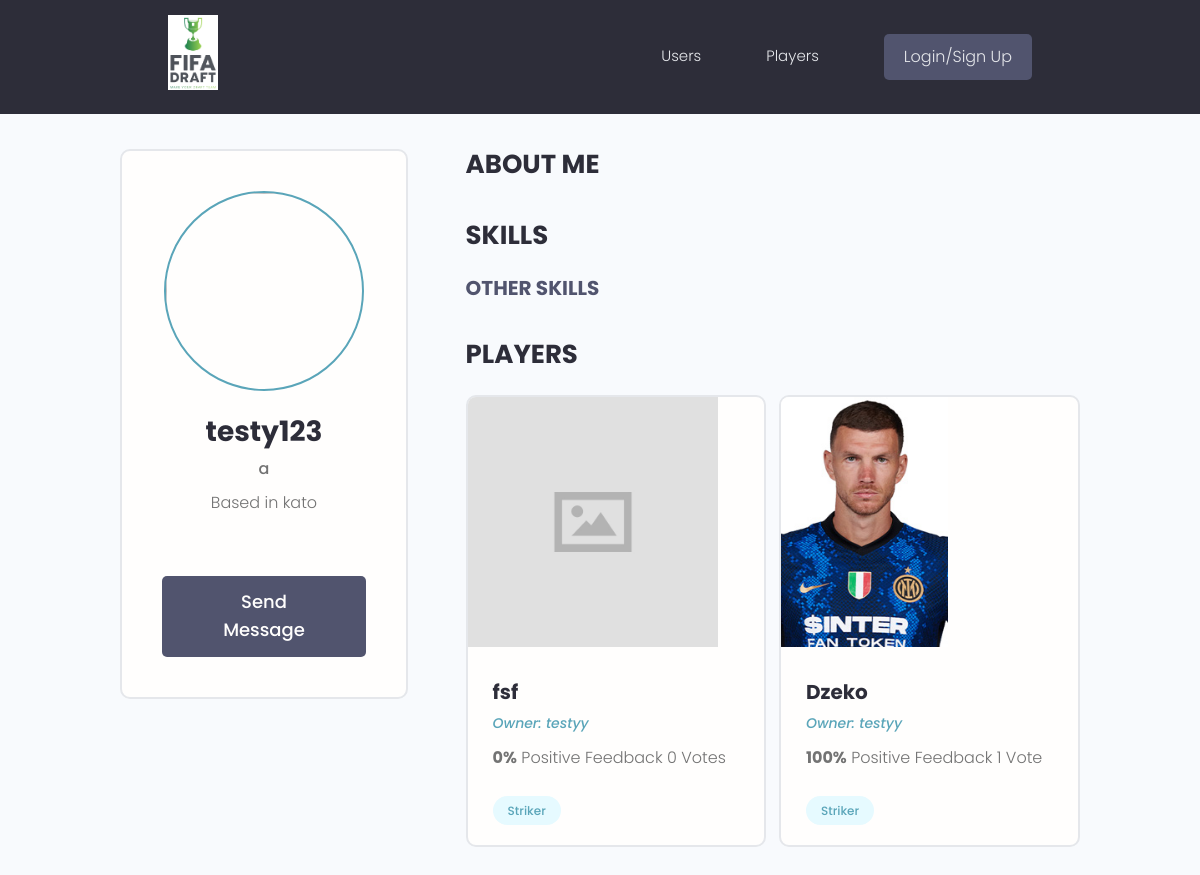
Page /profile/c0fe042e-537c-4bff-9284-4346020d1be1/ on the earlier database version.
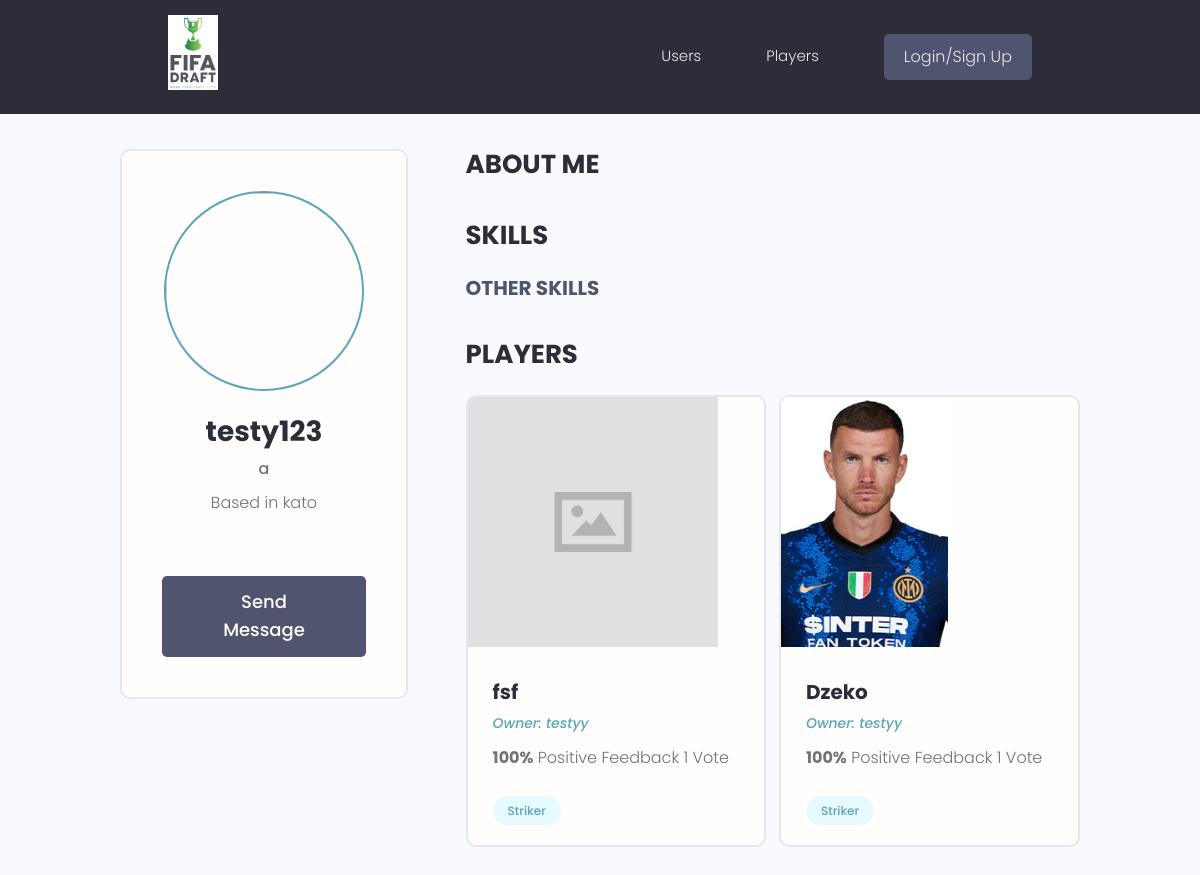
Same page on the later database version.
### first_project/models.py (models this page shows, shortened)
class Player(models.Model):
    owner = models.ForeignKey(Profile, null=True, blank=True, on_delete=models.CASCADE)
    title = models.CharField(max_length=200)
    description = models.TextField(null=True, blank=True)
    featured_image = models.ImageField(null=True, blank=True, default="default.jpg")
    demo_link = models.CharField(max_length=2000, null=True, blank=True)
    source_link = models.CharField(max_length=2000, null=True, blank=True)
    tags = models.ManyToManyField("Tag", blank=True)
    vote_total = models.IntegerField(default=0, null=True, blank=True)
    vote_ratio = models.IntegerField(default=0, null=True, blank=True)
    created = models.DateTimeField(auto_now_add=True)
    id = models.UUIDField(
        default=uuid.uuid4, unique=True, primary_key=True, editable=False
    )
    class Meta:
        ordering = ["-created"]
    @property
    def image_url(self):
        try:
            url = self.featured_image.url
        except:
            url = "https://grzesczes-bucket.s3.amazonaws.com/default.jpg"
        return url

### users/models.py (models this page shows, shortened)
class Profile(models.Model):
    user = models.OneToOneField(User, on_delete=models.CASCADE, null=True, blank=True)
    name = models.CharField(max_length=100, blank=True, null=True)
    username = models.CharField(max_length=100, blank=True, null=True)
    location = models.CharField(max_length=100, blank=True, null=True)
    email = models.EmailField(max_length=100, blank=True, null=True)
    short_intro = models.CharField(max_length=250, blank=True, null=True)
    bio = models.TextField(blank=True, null=True)
    profile_image = models.ImageField(
        null=True,
        blank=True,
        upload_to="profile_images/",
        default="profile_images/user-default.png",
    )
    social_github = models.CharField(max_length=200, blank=True, null=True)
    social_twitter = models.CharField(max_length=200, blank=True, null=True)
    social_linkedin = models.CharField(max_length=200, blank=True, null=True)
    social_youtube = models.CharField(max_length=200, blank=True, null=True)
    social_website = models.CharField(max_length=200, blank=True, null=True)
    created = models.DateTimeField(auto_now_add=True)
    id = models.UUIDField(
        default=uuid.uuid4, unique=True, primary_key=True, editable=False
    )
    @property
    def image_url(self):
        try:
            url = self.profile_image.url
        except:
            url = "https://grzesczes-bucket.s3.amazonaws.com/profile_images/user-default.png"
        return url

### users/views.py (the view)
# urls.py: path("profile/<str:pk>/", views.user_profile, name="user-profile"),
def user_profile(request, pk):
    profile = Profile.objects.get(id=pk)
    top_skills = profile.skill_set.exclude(description__exact="")
    other_skills = profile.skill_set.filter(description="")
    context = {
        "profile": profile,
        "top_skills": top_skills,
        "other_skills": other_skills,
    }
    return render(request, "users/user-profile.html", context)

### first_project/models.py (called while the page is built)
    def __str__(self):
        return self.name

### users/templates/users/user-profile.html (shortened to what this page needs)
{% extends 'main.html'%}
{% block content %}
  <main class="profile my-md">
    <div class="container">
      <div class="layout">
        <div class="column column--1of3">
          <div class="card text-center">
            <div class="card__body dev">
              <img class="avatar avatar--xl" src="{{profile.image_url}}" />
              <h2 class="dev__name">{{ profile.user }}</h2>
              <p class="dev__title">{{ profile.short_intro }}</p>
              <p class="dev__location">Based in {{ profile.location }}</p>
              <a href="{% url 'send-message' profile.id %}" class="btn btn--sub btn--lg">Send Message </a>
            </div>
          </div>
        </div>
        <div class="column column--2of3">
          <div class="devInfo">
            <h3 class="devInfo__title">About Me</h3>
          </div>
          <div class="devInfo">
            <h3 class="devInfo__title">Skills</h3>
            <div class="devInfo__skills">
              <h3 class="devInfo__subtitle">Other Skills</h3>
            </div>
          </div>
          <div class="devInfo">
            <h3 class="devInfo__title">Players</h3>
            <div class="grid grid--two">
              {% for player in profile.player_set.all %}
              <div class="column">
                <div class="card project">
                  <a href="{% url 'player' player.id %}" class="project">
                    <img class="project__thumbnail" src="{{player.image_url}}" alt="project thumbnail" />
                    <div class="card__body">
                      <h3 class="project__title">{{player.title}}</h3>
                      <p><a class="project__author" href="{% url 'user-profile' player.owner.id %}">Owner: {{player.owner.name}}</a></p>
                      <p class="project--rating">
                        <span style="font-weight: bold;">{{player.vote_ratio}}%</span> Positive
                    Feedback {{ player.vote_total }} Vote{{player.vote_total|pluralize:"s"}}
                      </p>
                      <div class="project__tags">
                    <span class="tag tag--pill tag--main">
                     {% for tag in player.tags.all %}
                      <small>{{tag}}</small>
                      {% endfor %}
                    </span>
                  </div>
                    </div>
                  </a>
                </div>
              </div>
              {% endfor %}
            </div>
          </div>
        </div>
      </div>
    </div>
  </main>
{% endblock content %}

Differences in the rows shown:
changed Player "fsf": vote_ratio "0" → "100"; vote_total "0" → "1"
